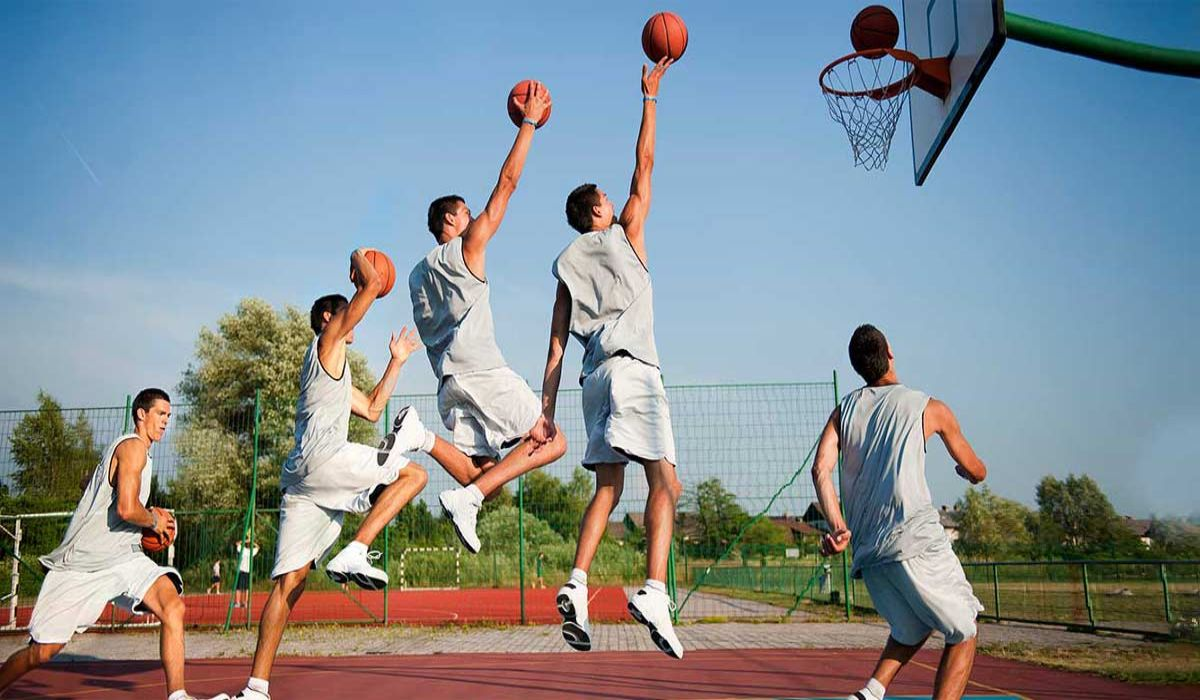
#> input picture Open CV P2/Kodlar/Basketbol-Boyu-Uzatir-Mi.jpg, 1200 x 700 px
$ python threshold.py
#> lines starting #> are read from the running program, lines starting #| are printed output that depends on the picture
import cv2
import numpy as np

kernel = np.ones((10,10),dtype=np.uint8)
img = cv2.imread("Basketbol-Boyu-Uzatir-Mi.jpg",0)
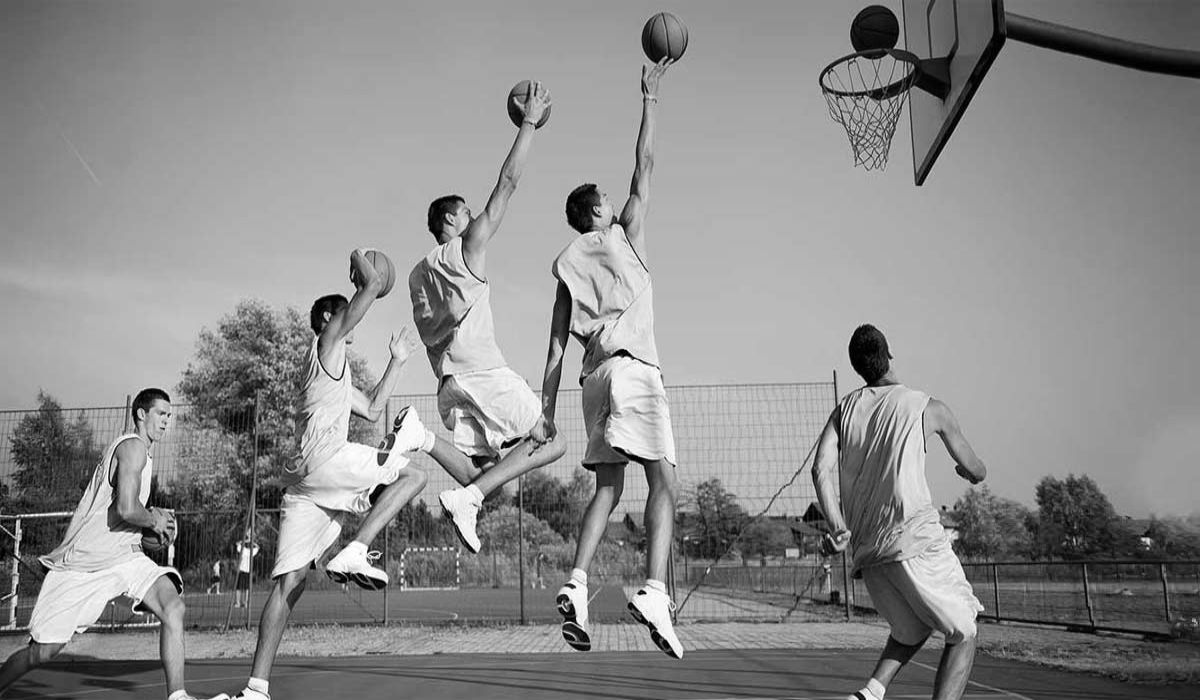
#> img: shape (700, 1200); min 0, max 255, mean 139.1
erosion = cv2.erode(img,kernel,iterations=2)
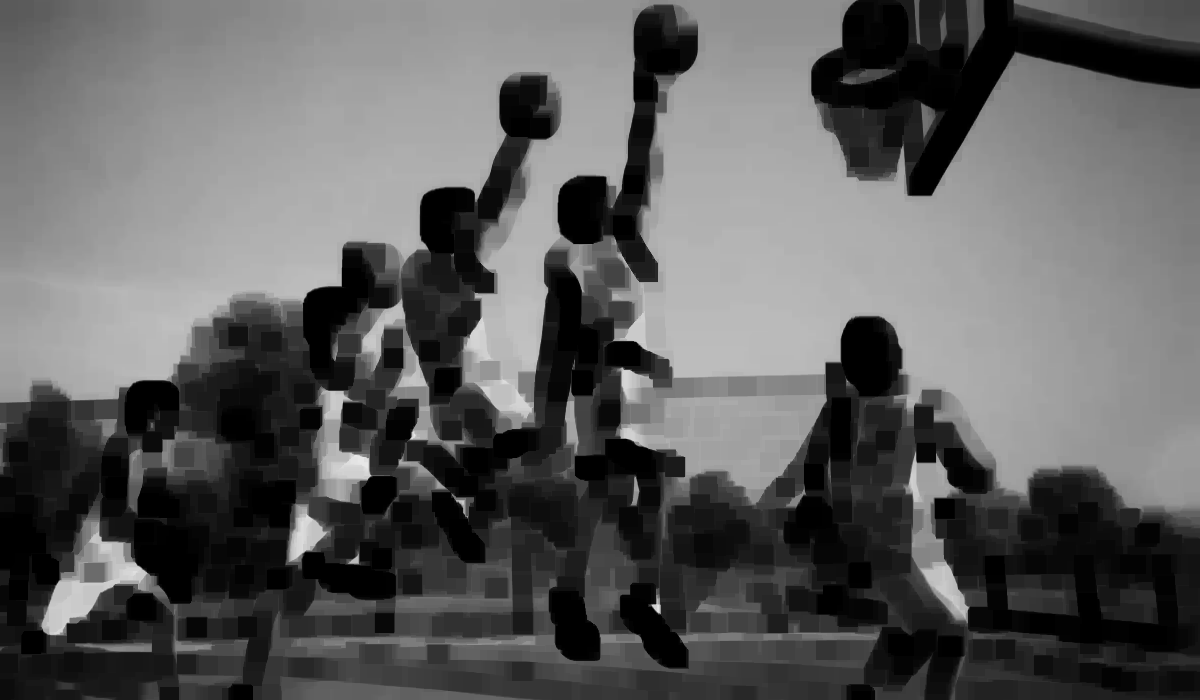
#> erosion: shape (700, 1200); min 0, max 234, mean 94.1
dilate = cv2.dilate(img,kernel,iterations=1)
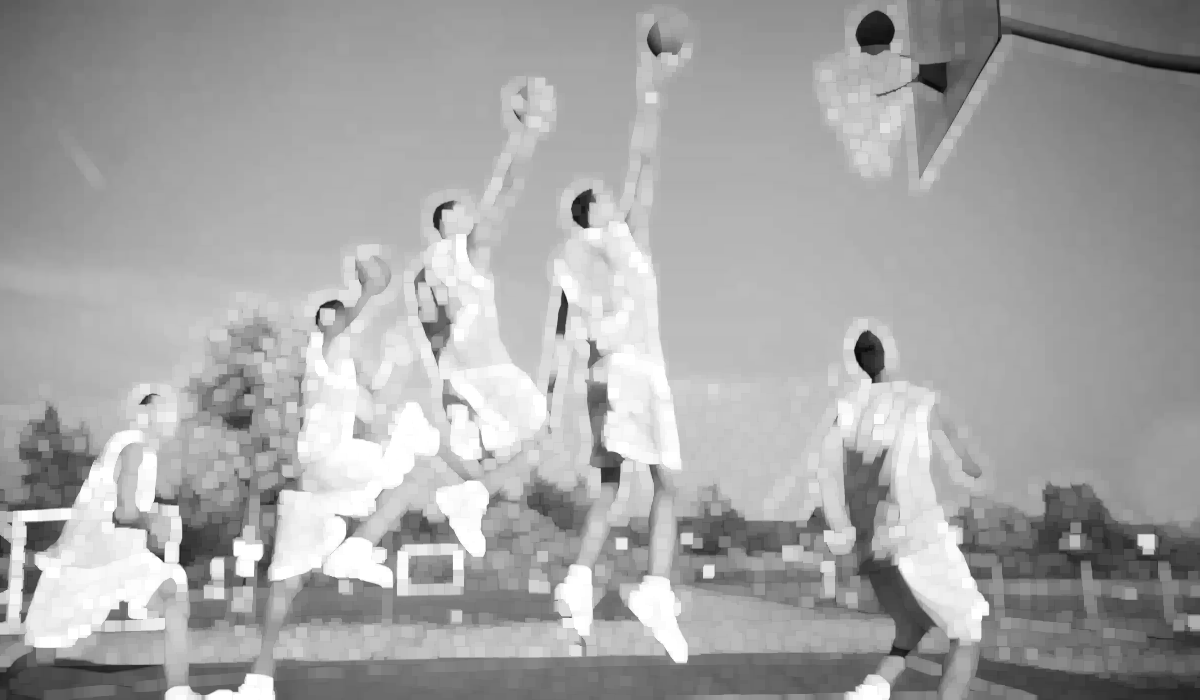
#> dilate: shape (700, 1200); min 6, max 255, mean 165.1
morp = cv2.morphologyEx(img,cv2.MORPH_GRADIENT,kernel)
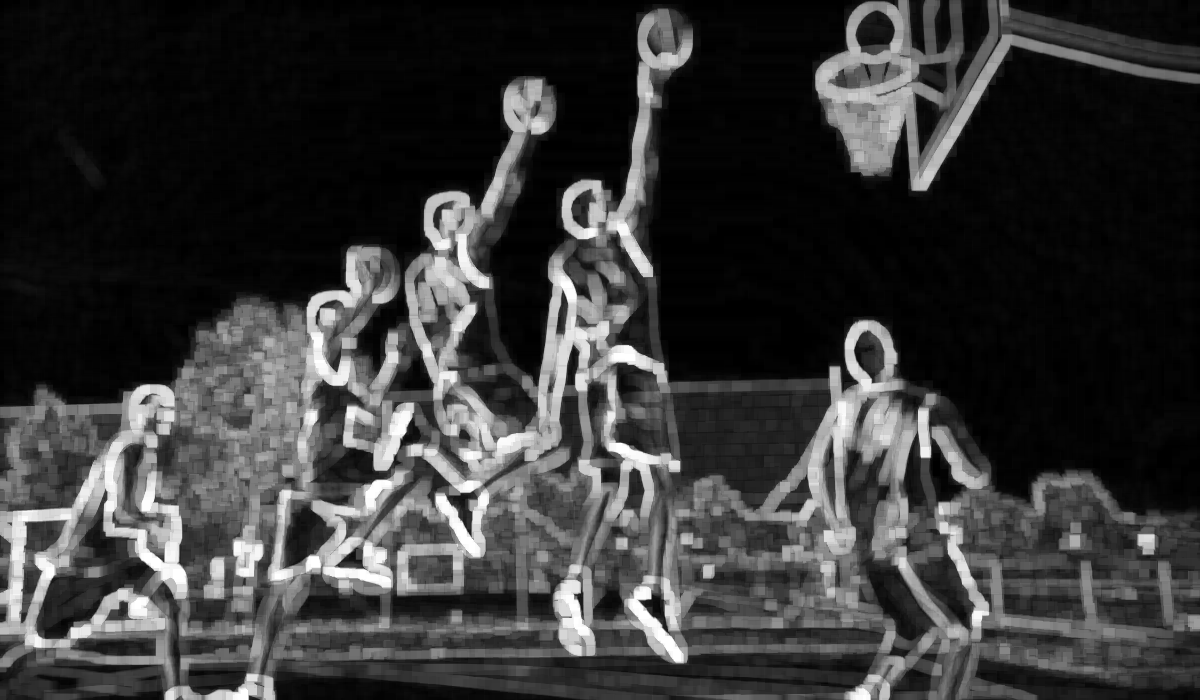
#> morp: shape (700, 1200); min 0, max 255, mean 55.4
cv2.imshow("penceer",morp)
cv2.waitKey(0)
cv2.destroyAllWindows()

$ run again, with Open CV P2/Kodlar/faces.jpg copied over Open CV P2/Kodlar/Basketbol-Boyu-Uzatir-Mi.jpg
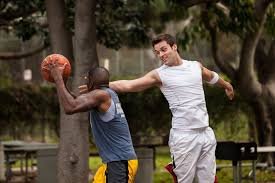
#> input picture Open CV P2/Kodlar/faces.jpg, 275 x 183 px
#> `erosion = cv2.erode(img,kernel,iterations=2)`:
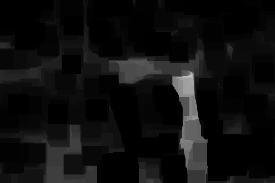
#> erosion: shape (183, 275); min 0, max 195, mean 14.4
#> `morp = cv2.morphologyEx(img,cv2.MORPH_GRADIENT,kernel)`:
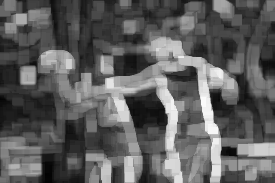
#> morp: shape (183, 275); min 2, max 250, mean 94
